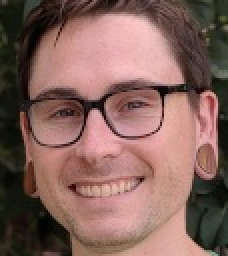
#> input picture Template matching/Jeff_Flanegan_TemplateMatching/Jeff-template.jpg, 114 x 128 px, given in place of messi5.jpg, which was not available (shown 2 times larger)
$ jupyter execute templateMatching1.ipynb
#> lines starting #> are read from the running program, lines starting #| are printed output that depends on the picture; pictures that were not available may be replaced by others from this repository, and a replacement may not be noted
[cell 1]
import cv2
import numpy as np
from matplotlib import pyplot as plt
import matplotlib.image as mpimg

img = cv2.imread('messi5.jpg',0)
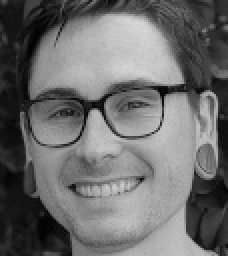
#> img: shape (128, 114) (shown 2 times larger); min 1, max 217, mean 108.3
img1 = mpimg.imread('messi5.jpg',0)
img2 = img.copy()
template = cv2.imread('template.jpg',0)
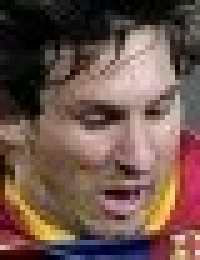
#> input picture Template matching/template.jpg, 40 x 52 px (shown 5 times larger)
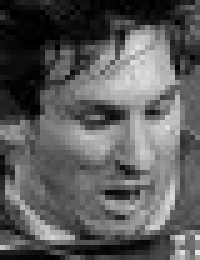
#> template: shape (52, 40) (shown 5 times larger); min 0, max 229, mean 91
template1 = mpimg.imread('template.jpg',0)
w, h = template.shape[::-1]
#> w = 40; h = 52

plt.imshow(img1)
plt.show()
plt.imshow(template1)
plt.show()

print(template.shape)
#| (52, 40)
print('w: ', w, 'h: ', h)
#| w:  40 h:  52

# All the 6 methods for comparison in a list
methods = ['cv2.TM_CCOEFF', 'cv2.TM_CCOEFF_NORMED', 'cv2.TM_CCORR',
            'cv2.TM_CCORR_NORMED', 'cv2.TM_SQDIFF', 'cv2.TM_SQDIFF_NORMED']

for meth in methods:
    img = img2.copy()
    method = eval(meth)

    # Apply template Matching
    res = cv2.matchTemplate(img,template,method)
    min_val, max_val, min_loc, max_loc = cv2.minMaxLoc(res)

    # If the method is TM_SQDIFF or TM_SQDIFF_NORMED, take minimum
    if method in [cv2.TM_SQDIFF, cv2.TM_SQDIFF_NORMED]:
        top_left = min_loc
    else:
        top_left = max_loc
    bottom_right = (top_left[0] + w, top_left[1] + h)

    cv2.rectangle(img,top_left, bottom_right, 255, 2)

    plt.subplot(121),plt.imshow(res,cmap = 'gray')
    plt.title('Matching Result'), plt.xticks([]), plt.yticks([])
    plt.subplot(122),plt.imshow(img,cmap = 'gray')
    plt.title('Detected Point'), plt.xticks([]), plt.yticks([])
    plt.suptitle(meth)

    plt.show()
#> this loop made 6 passes
#> (min_val, max_val, min_loc, top_left, bottom_right) on passes 1 to 4: (-2973849.2, 4344248.5, (74, 76), (14, 3), (54, 55)), (-0.4, 0.606, (74, 76), (17, 2), (57, 54)), (13447180, 32093284, (0, 76), (39, 0), (79, 52)), (0.646, 0.902, (74, 76), (18, 2), (58, 54))
#> (min_val, max_val, max_loc, top_left, bottom_right) on passes 5 to 6: (6610200, 23785638, (47, 16), (0, 51), (40, 103)), (0.24, 0.749, (74, 76), (14, 3), (54, 55))
#> pass 1, `res = cv2.matchTemplate(img,template,method)`:
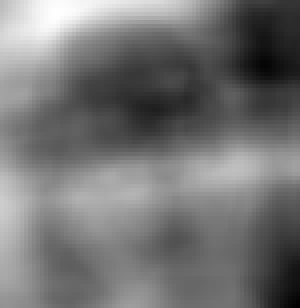
#> res: shape (77, 75) float32 (shown 4 times larger); min -2973849.2, max 4344248.5, mean 355104.8; drawn with min black and max white
#> pass 1, `plt.show()`:
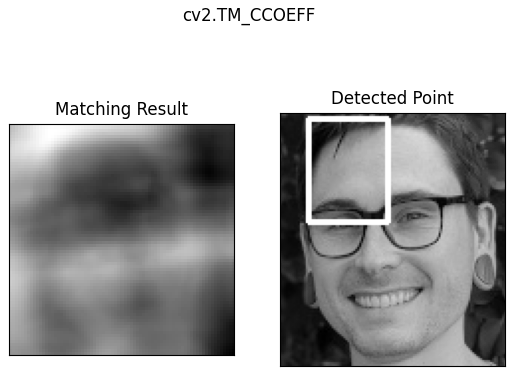
#> figure drawn by matplotlib, 2 panels
#> pass 2, `res = cv2.matchTemplate(img,template,method)`:
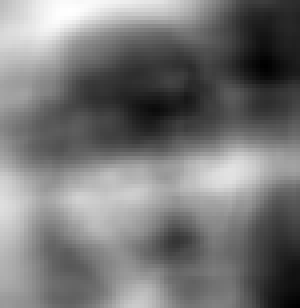
#> res: shape (77, 75) float32 (shown 4 times larger); min -0.4, max 0.606, mean 0.0698; drawn with min black and max white
#> pass 2, `plt.show()`:
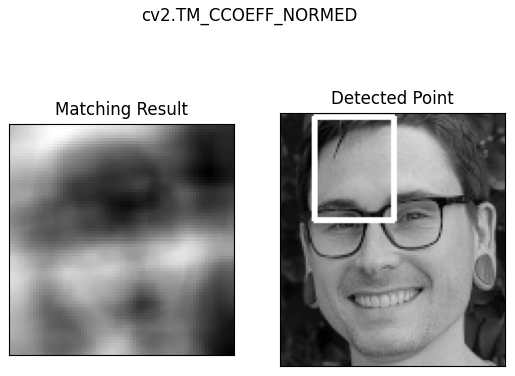
#> figure drawn by matplotlib, 2 panels
#> pass 3, `res = cv2.matchTemplate(img,template,method)`:
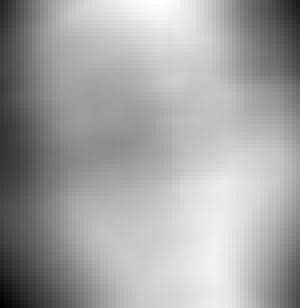
#> res: shape (77, 75) float32 (shown 4 times larger); min 13447180, max 32093284, mean 25446676; drawn with min black and max white
#> after the loop:
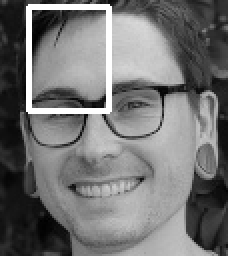
#> img: shape (128, 114) (shown 2 times larger); min 1, max 255, mean 114.8
#> after the loop:
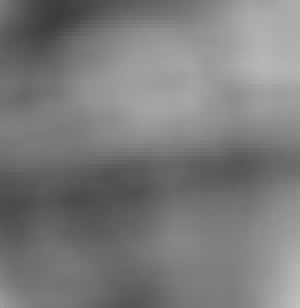
#> res: shape (77, 75) float32 (shown 4 times larger); min 0.24, max 0.749, mean 0.484
